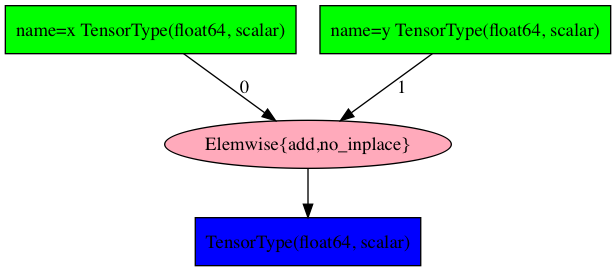
#> input picture Deep Learning/Introduction to Theano and deep neural networks/samplepydot.png, 616 x 271 px, given in place of Introduction to Theano and deep neural networks, which was not available
$ python image_processing.py '../../../Deep Learning/Introduction to Theano and deep neural networks'   (older library calls are emulated)
#> lines starting #> are read from the running program, lines starting #| are printed output that depends on the picture; after the words box and inside, x2 and y2 are one past the last pixel; in counts of white or black regions, pixels touching at a corner belong together; pictures that were not available may be replaced by others from this repository, and a replacement may not be noted
### Project in Embedded Systems/self-driving-car-master-d842d43e64bd34805fc2207191fe49be3fa28046/prediction/CNNInterface.py
import tensorflow as tf
import numpy as np

import Training

from DataLoader import DataLoader

PREDICTION_THRESHOLD = 0.10
LABEL_CLASS = 3
# [30 lines left out: functions CNNtrain, CNNpredict_init, not called in this run]


def CNNpredict(test_x, sess, graph):

    make_logits = graph.get_tensor_by_name("logits:0")
    new_x = graph.get_tensor_by_name("featureX:0")
    ret = sess.run(make_logits,
            feed_dict={new_x:test_x})

    pred = sess.run(tf.argmax(ret,1))


    top_n = tf.reduce_sum(tf.nn.top_k(ret, LABEL_CLASS)[0],1)
    top_1 = tf.reduce_sum(tf.nn.top_k(ret, 1)[0],1)

    poss = sess.run(top_1/top_n)


    return pred, poss


# [26 lines left out: functions confidence, interface_train_with_mnist, interface_test_with_mnist, not called in this run]

### Project in Embedded Systems/self-driving-car-master-d842d43e64bd34805fc2207191fe49be3fa28046/prediction/image_processing.py
# -*- coding: utf8 -*-
#from xmlrpc.server import SimpleXMLRPCServer
#from xmlrpc.server import SimpleXMLRPCRequestHandler
import CNNInterface as cnn_tensorflow
import CNN_Utilities as U
from socketserver import ThreadingMixIn
import threading
from PIL import Image
import numpy
import matplotlib.pyplot as plt
import sys
from PIL import ImageEnhance
import os
#import imghdr
import csv
import time
from queue import Queue
import imghdr
import pickle

#Pixels higher than this will be 1. Otherwise 0.
TRAINING_MAX = 1000
THRESHOLD_VALUE = 180
PREDICT_FOLDER = "predict"
# [8 lines of commented-out code are left out]
class ImageProcessing(ThreadingMixIn):
    def __init__(self):
        self.SRC_FOLDER = "/Users/dong/dong_git/self-driving-car/backend/image_processing"
        #self.DST_FLODER = "/Users/dong/dong_git/self-driving-car/backend/image_processing/backup"
        self.CSV_FOLDER = "/Users/dong/dong_git/self-driving-car/backend/image_processing/800_label.csv"
        self.IMAGE_DATA_LIST = []
        self.LABEL_DATA_LIST = []
        self.process_status = "Default"
        self.previous_status = "Default"
        self.queue_data = Queue()
 #       self.tf_sess, self.tf_graph = cnn_tensorflow.CNNpredict_init("world1-1")

    def ch_status(self, status):
        self.previous_status = self.process_status
        self.process_status = status

    # [113 lines left out: functions csv_write, previous_read, tail_read, lable_generate, image_read, not called in this run]

    def image_execute_test(self, file_path):
        return  3

    def image_execute(self, file_path, sess, graph):
        #self.SRC_FOLDER = src
        #print("image processing starting.....", time.time())
#> called with graph = 0
        image = Image.open(file_path).convert("L")
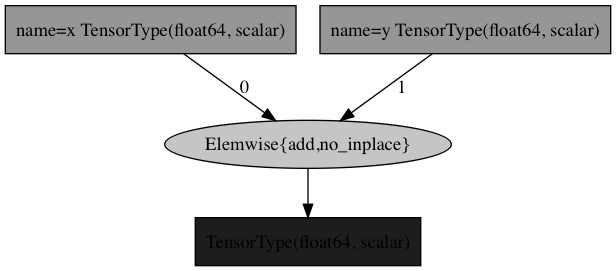
#> image: PIL image 616x271 L; min 0, max 255, mean 211.8
        os.remove(file_path)
        box = (0, 26, 160, 120)
        area = image.crop(box)
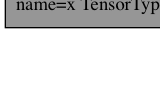
#> area: PIL image 160x94 L; min 0, max 255, mean 217.7
        enh_sha = ImageEnhance.Sharpness(area)
        shapeness = enh_sha.enhance(3.0).resize((80, 47),Image.ANTIALIAS)
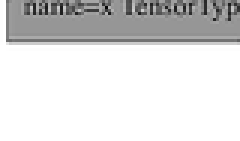
#> shapeness: PIL image 80x47 L (shown 3 times larger); min 5, max 255, mean 219.9
        thresholdedData = shapeness.point(lambda x: 0 if x<THRESHOLD_VALUE else 255, '1')
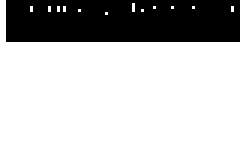
#> thresholdedData: PIL image 80x47 1 (shown 3 times larger); 71.5% white; 1 black region, box (x1, y1, x2, y2) and area: (2, 0, 80, 14) 1073
        image_list = numpy.array(thresholdedData.convert("L"))

        np_list = image_list.reshape(1,image_list.shape[0]*image_list.shape[1]).astype(int) //255
        max_idx = numpy.argmax(np_list)
#> max_idx = 0
        #print ("image processing end.... cnn starting.....", time.time())
        ret, poss = cnn_tensorflow.CNNpredict(np_list, sess, graph)
        #print ("cnn ending......", time.time())
        return ret[0]


        '''
        #self.DST_FLODER = dst
        self.CSV_FOLDER = os.path.join(src, "img/name_svr.csv")
        #self.ch_status(status)
        thr_read = threading.Thread(target=self.image_read)
        thr_read.daemon = True
        thr_read.start()
        count = 0
        empty_break = 0
        self.IMAGE_DATA_LIST = []
        while self.queue_data.empty():
        #while self.process_status in ["Prediction", "Training"] or not(self.queue_data.empty()):
            if self.queue_data.empty():
                empty_break = empty_break+1
                time.sleep(1)
                if empty_break > 3 :
                    break
                print ("empty.....................\n")
                continue
            try:
                empty_break = 0
                image = self.queue_data.get(block=True, timeout=1)
            except Queue.Empty:
                continue
            box = (0, 26, 160, 120)
            area = image.crop(box)
            enh_sha = ImageEnhance.Sharpness(area)
            shapeness = enh_sha.enhance(3.0).resize((80, 47),Image.ANTIALIAS)
            thresholdedData = shapeness.point(lambda x: 0 if x<THRESHOLD_VALUE else 255, '1')
            # [5 lines of commented-out code are left out]
            count = count + 1
            image_list = numpy.asarray(thresholdedData)

            _list = []
            for _image in image_list:
                for __image in _image:
                    if __image:
                        _list.append(1)
                        continue
                    _list.append(0)

            #srv_value = "Teansorflow"
            ret, poss = cnn_tensorflow.CNNpredict(numpy.asarrry(_list)[None,:], "world1-1")
            return ret

            if self.process_status == "Prediction":

                print ("TODO:")
                continue
                #return
                #TODO: Donmin provide the callable function name -- Tensorflow
                #yield predict_value--> the return value from tensorflow
            self.IMAGE_DATA_LIST.append(_list)
        '''
        #TODO: Donmin provide the callable function name -- Tensorflow
        '''
        with open("image_data.list",'wb') as f:
            pickle.dump(self.IMAGE_DATA_LIST,f)
        with open("label_data.list",'wb') as f:
            pickle.dump(self.LABEL_DATA_LIST,f)
        print("Size of self.IMAGE_DATA_LIST:", len(self.IMAGE_DATA_LIST))
        print("Size of self.LABEL_DATA_LIST:", len(self.LABEL_DATA_LIST))
        if self.previous_status == "Training" or self.process_status == "Training":
            self.csv_write(os.path.join(self.SRC_FOLDER, "training_image.csv"))
            self.csv_write(os.path.join(self.SRC_FOLDER, "training_labeling.csv"), image_option=False)
        print("Image Processing Done!!............\n")

        return True
        '''


if __name__ == '__main__':

    src_file = sys.argv[1]
    #if not(os.path.isfile(src_file)):
    #    file_exist()
    root = ImageProcessing()
    print (time.time())
    name_list = os.listdir(src_file)
    counter = 0
    for _file_name in name_list:
        file_path = os.path.join(src_file, _file_name)
        print (file_path)
#> (the run stopped early here; a loop or call above may not have finished)
